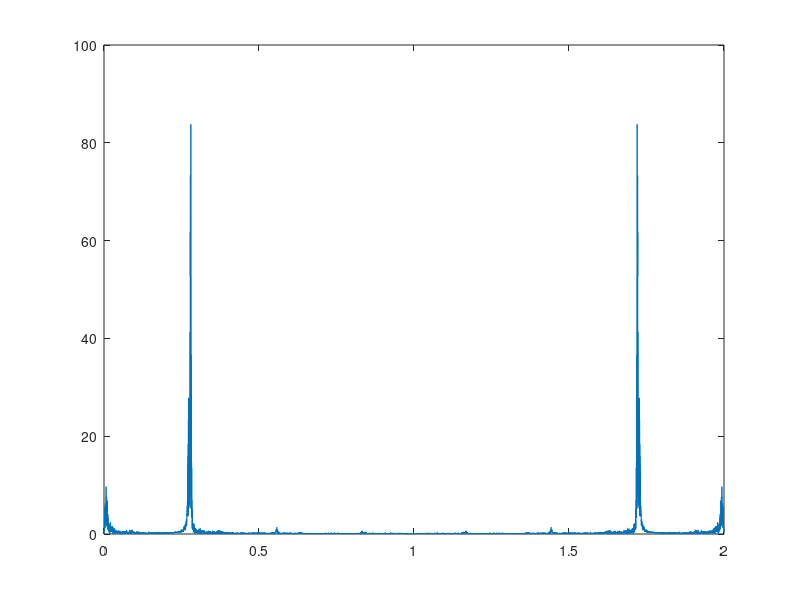
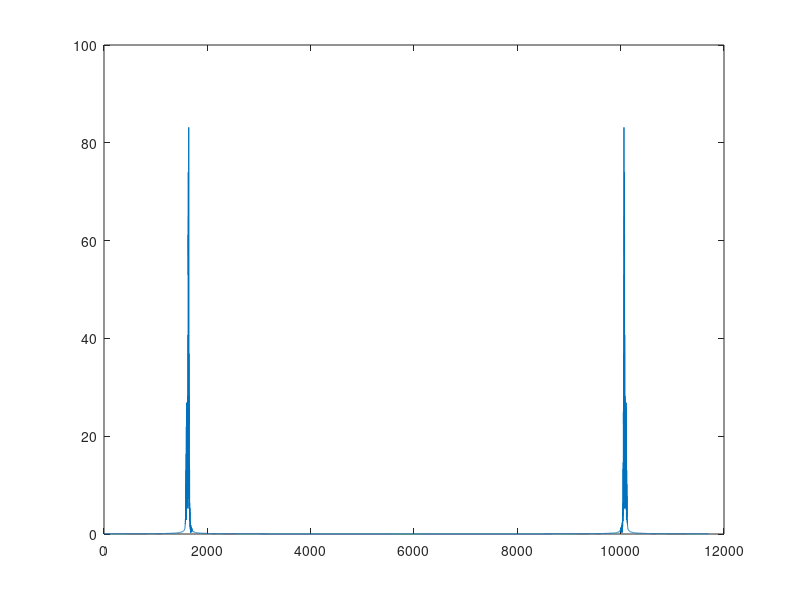

Write MATLAB code to recreate these figures, in order. (Note: this script raises an error after producing the figures.)
load whistle.mat

Fs=8000;
w = detrend(y(2, 4300:end));
len = length(w);
x = 0:2/len:1.9999999999;
a = 0.27:2/len:0.29

freq_dom = 0.28;
B = 0.01;

[LPb, LPa] = butter(5, 0.2, 'high');
[BPb,BPa] = butter(5, [freq_dom-B freq_dom+B]);

%w = filtfilt(HPb, HPa, w);
%w = detrend(w, 'constant');
w_filt = filtfilt(BPb, BPa, w);

figure(1);
plot(x,abs(fft(w)));
figure(2);
plot(abs(fft(w_filt)));

Ts = 1/8000;

E_tot = sig_pow(w, Ts)
E_dom = sig_pow(w_filt, Ts)

distorsion_time = 1-E_dom/E_tot

w_fft = fft(w);

%E_tot = sig_pow(w_fft, Ts)
E_tot = w_fft*w_fft' * Ts/len
w_fft_dom = [w_fft(floor((freq_dom-B)*len/2):floor((freq_dom+B)*len/2)) w_fft(floor(len-(freq_dom+B)*len/2):floor(len-(freq_dom-B)*len/2))];
E_dom = w_fft_dom*w_fft_dom'*Ts/len;

distorsion_freq = 1- E_dom/E_tot


%{
lambada = [];
for i = (1:50)
    [th, P, lam, epsi] = sig2ar(w',i);
    lambada = [lambada lam];
end
figure(4);
plot(lambada);
%}


na = 2
[th, P, lam, epsi] = sig2ar(w',na);
rr = roots([1 th'])
root_angle = angle(roots([1 th']))*2./pi
root_abs = abs(rr)
A = 0.1;
est = rand(na,1)*A;
for i = na+1:len-na
    if(mod(i, 1) == 0)
        est = [est; est(i-1:-1:i-na)'*-th+randn(1)*A];
    else
        est = [est; est(i-1:-1:i-na)'*-th];
    end
end
figure(5);
plot(abs(fft(detrend(filtfilt(BPb,BPa,est), 'constant'))));
plot(est);
%sound(est*0.1);
%sound(w);
figure(3);
plot(abs(fft(filter(1,th,[zeros(200, 1); 1; zeros(200,1)]))));
[b,a] = arma2spec(1, th', 1);
est2 = filter(b,a,randn(10000,1).*(rem((1:10000),10)==0)'*0.1);
figure(6);
plot(psd(spectrum.welch, (w)));
figure(7);
plot(psd(spectrum.welch, (est)));
%plot(abs(fft(est2)));